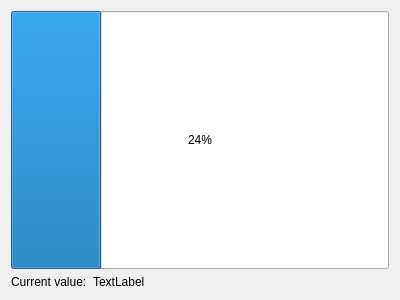
<?xml version="1.0" encoding="UTF-8"?>
<ui version="4.0">
 <class>View</class>
 <widget class="QWidget" name="View">
  <property name="geometry">
   <rect>
    <x>0</x>
    <y>0</y>
    <width>400</width>
    <height>300</height>
   </rect>
  </property>
  <property name="windowTitle">
   <string>View</string>
  </property>
  <layout class="QVBoxLayout" name="verticalLayout">
   <item>
    <widget class="QProgressBar" name="progressBar">
     <property name="sizePolicy">
      <sizepolicy hsizetype="Expanding" vsizetype="Expanding">
       <horstretch>0</horstretch>
       <verstretch>0</verstretch>
      </sizepolicy>
     </property>
     <property name="value">
      <number>24</number>
     </property>
    </widget>
   </item>
   <item>
    <layout class="QHBoxLayout" name="horizontalLayout">
     <item>
      <widget class="QLabel" name="label">
       <property name="text">
        <string>Current value:</string>
       </property>
      </widget>
     </item>
     <item>
      <widget class="QLabel" name="labelValue">
       <property name="sizePolicy">
        <sizepolicy hsizetype="Expanding" vsizetype="Preferred">
         <horstretch>0</horstretch>
         <verstretch>0</verstretch>
        </sizepolicy>
       </property>
       <property name="text">
        <string>TextLabel</string>
       </property>
      </widget>
     </item>
    </layout>
   </item>
  </layout>
 </widget>
 <resources/>
 <connections/>
</ui>
